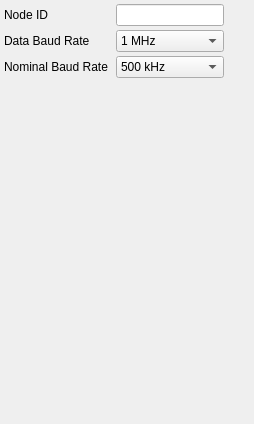
           <widget class="QWidget" name="CanTab">
            <attribute name="title">
             <string>CAN</string>
            </attribute>
            <layout class="QGridLayout" name="gridLayout_14">
             <property name="leftMargin">
              <number>4</number>
             </property>
             <property name="topMargin">
              <number>4</number>
             </property>
             <property name="rightMargin">
              <number>4</number>
             </property>
             <property name="bottomMargin">
              <number>4</number>
             </property>
             <property name="horizontalSpacing">
              <number>8</number>
             </property>
             <property name="verticalSpacing">
              <number>4</number>
             </property>
             <item row="1" column="0" colspan="2">
              <widget class="QLabel" name="DataBaudLbl">
               <property name="text">
                <string>Data Baud Rate</string>
               </property>
              </widget>
             </item>
             <item row="0" column="0">
              <widget class="QLabel" name="NodeIdLbl">
               <property name="text">
                <string>Node ID</string>
               </property>
              </widget>
             </item>
             <item row="0" column="2">
              <widget class="QLineEdit" name="NodeIdLineEdit"/>
             </item>
             <item row="3" column="2">
              <spacer name="verticalSpacer_13">
               <property name="orientation">
                <enum>Qt::Vertical</enum>
               </property>
               <property name="sizeHint" stdset="0">
                <size>
                 <width>20</width>
                 <height>342</height>
                </size>
               </property>
              </spacer>
             </item>
             <item row="2" column="2">
              <widget class="QComboBox" name="NomBaudComboBox">
               <property name="currentIndex">
                <number>3</number>
               </property>
               <item>
                <property name="text">
                 <string>62.5 kHz</string>
                </property>
               </item>
               <item>
                <property name="text">
                 <string>125 kHz</string>
                </property>
               </item>
               <item>
                <property name="text">
                 <string>250 kHz</string>
                </property>
               </item>
               <item>
                <property name="text">
                 <string>500 kHz</string>
                </property>
               </item>
               <item>
                <property name="text">
                 <string>1 MHz</string>
                </property>
               </item>
              </widget>
             </item>
             <item row="1" column="2">
              <widget class="QComboBox" name="DataBaudComboBox">
               <property name="currentIndex">
                <number>0</number>
               </property>
               <item>
                <property name="text">
                 <string>1 MHz</string>
                </property>
               </item>
               <item>
                <property name="text">
                 <string>2 MHz</string>
                </property>
               </item>
               <item>
                <property name="text">
                 <string>4 MHz</string>
                </property>
               </item>
               <item>
                <property name="text">
                 <string>8 MHz</string>
                </property>
               </item>
              </widget>
             </item>
             <item row="2" column="0" colspan="2">
              <widget class="QLabel" name="NomBaudLbl">
               <property name="text">
                <string>Nominal Baud Rate</string>
               </property>
              </widget>
             </item>
             <item row="3" column="1">
              <spacer name="verticalSpacer_10">
               <property name="orientation">
                <enum>Qt::Vertical</enum>
               </property>
               <property name="sizeHint" stdset="0">
                <size>
                 <width>20</width>
                 <height>342</height>
                </size>
               </property>
              </spacer>
             </item>
             <item row="0" column="3">
              <widget class="RestoreLabel" name="RestoreNodeIdLbl">
               <property name="minimumSize">
                <size>
                 <width>18</width>
                 <height>0</height>
                </size>
               </property>
              </widget>
             </item>
             <item row="1" column="3">
              <widget class="RestoreLabel" name="RestoreDataBaudLbl">
               <property name="minimumSize">
                <size>
                 <width>18</width>
                 <height>0</height>
                </size>
               </property>
              </widget>
             </item>
             <item row="2" column="3">
              <widget class="RestoreLabel" name="RestoreNomBaudLbl">
               <property name="minimumSize">
                <size>
                 <width>18</width>
                 <height>0</height>
                </size>
               </property>
              </widget>
             </item>
            </layout>
           </widget>
